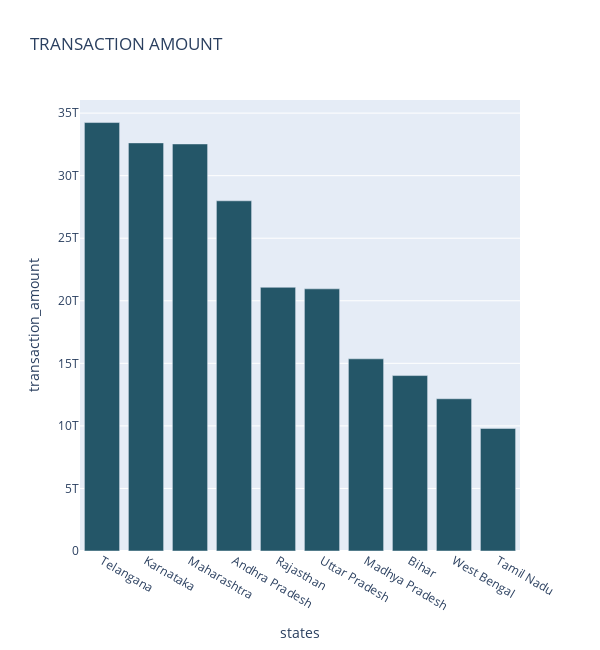
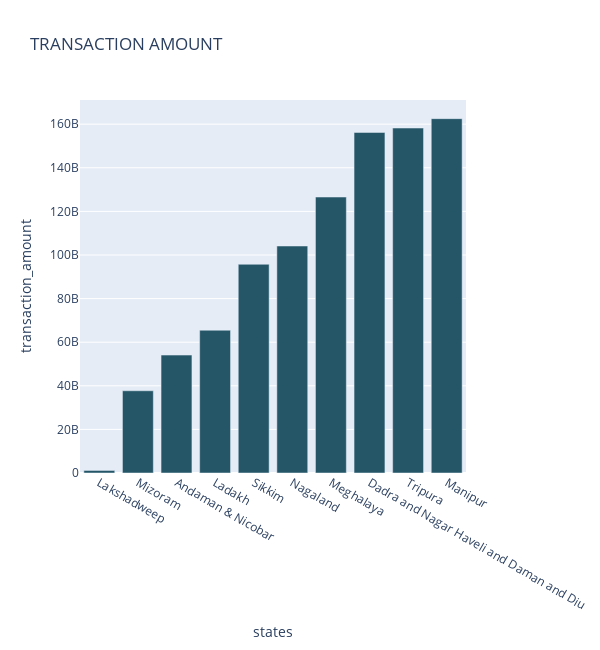
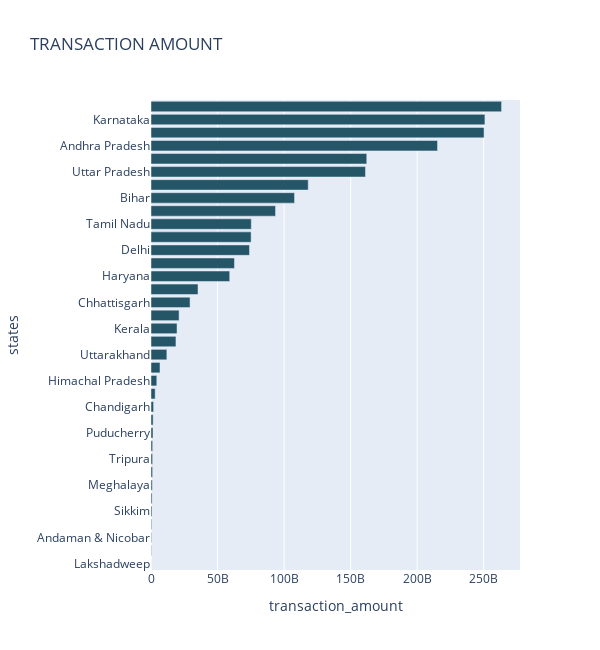

The notebook cell these images were saved under, in order:
### Markdown cell above
#### Top Chart

### Code cell
top_chart_transaction_amount("aggregated_transaction")

### Figure 1 — Plotly figure (JSON) as saved in the notebook; plotly's stock layout.template omitted (floating-point values rounded to 4 significant figures)
{"data": [{"alignmentgroup": "True", "hovertemplate": "<b>%{hovertext}</b><br><br>states=%{x}<br>transaction_amount=%{y}<extra></extra>", "hovertext": ["Telangana", "Karnataka", "Maharashtra", "Andhra Pradesh", "Rajasthan", "Uttar Pradesh", "Madhya Pradesh", "Bihar", "West Bengal", "Tamil Nadu"], "legendgroup": "", "marker": {"color": "rgb(36, 86, 104)", "pattern": {"shape": ""}}, "name": "", "offsetgroup": "", "orientation": "v", "showlegend": false, "textposition": "auto", "type": "bar", "x": ["Telangana", "Karnataka", "Maharashtra", "Andhra Pradesh", "Rajasthan", "Uttar Pradesh", "Madhya Pradesh", "Bihar", "West Bengal", "Tamil Nadu"], "xaxis": "x", "y": [34245588118063, 32619699403358, 32535898574942, 27990419278394, 21077928478951, 20953630457208, 15360891897650, 14022141395394, 12166420497773, 9797806552223], "yaxis": "y"}], "layout": {"barmode": "relative", "height": 650, "legend": {"tracegroupgap": 0}, "title": {"text": "TRANSACTION AMOUNT"}, "width": 600, "xaxis": {"anchor": "y", "domain": [0, 1], "title": {"text": "states"}}, "yaxis": {"anchor": "x", "domain": [0, 1], "title": {"text": "transaction_amount"}}}}

### Figure 2 — Plotly figure (JSON) as saved in the notebook; plotly's stock layout.template omitted (floating-point values rounded to 4 significant figures)
{"data": [{"alignmentgroup": "True", "hovertemplate": "<b>%{hovertext}</b><br><br>states=%{x}<br>transaction_amount=%{y}<extra></extra>", "hovertext": ["Lakshadweep", "Mizoram", "Andaman & Nicobar", "Ladakh", "Sikkim", "Nagaland", "Meghalaya", "Dadra and Nagar Haveli and Daman and Diu", "Tripura", "Manipur"], "legendgroup": "", "marker": {"color": "rgb(36, 86, 104)", "pattern": {"shape": ""}}, "name": "", "offsetgroup": "", "orientation": "v", "showlegend": false, "textposition": "auto", "type": "bar", "x": ["Lakshadweep", "Mizoram", "Andaman & Nicobar", "Ladakh", "Sikkim", "Nagaland", "Meghalaya", "Dadra and Nagar Haveli and Daman and Diu", "Tripura", "Manipur"], "xaxis": "x", "y": [1169156013, 37717052254, 54082663371, 65487332731, 95734471476, 104118177911, 126576017079, 156210004165, 158224656967, 162532409644], "yaxis": "y"}], "layout": {"barmode": "relative", "height": 650, "legend": {"tracegroupgap": 0}, "title": {"text": "TRANSACTION AMOUNT"}, "width": 600, "xaxis": {"anchor": "y", "domain": [0, 1], "title": {"text": "states"}}, "yaxis": {"anchor": "x", "domain": [0, 1], "title": {"text": "transaction_amount"}}}}

### Figure 3 — Plotly figure (JSON) as saved in the notebook; plotly's stock layout.template omitted (floating-point values rounded to 4 significant figures)
{"data": [{"alignmentgroup": "True", "hovertemplate": "<b>%{hovertext}</b><br><br>transaction_amount=%{x}<br>states=%{y}<extra></extra>", "hovertext": ["Lakshadweep", "Mizoram", "Andaman & Nicobar", "Ladakh", "Sikkim", "Nagaland", "Meghalaya", "Dadra and Nagar Haveli and Daman and Diu", "Tripura", "Manipur", "Puducherry", "Arunachal Pradesh", "Chandigarh", "Goa", "Himachal Pradesh", "Jammu & Kashmir", "Uttarakhand", "Punjab", "Kerala", "Assam", "Chhattisgarh", "Jharkhand", "Haryana", "Gujarat", "Delhi", "Odisha", "Tamil Nadu", "West Bengal", "Bihar", "Madhya Pradesh", "Uttar Pradesh", "Rajasthan", "Andhra Pradesh", "Maharashtra", "Karnataka", "Telangana"], "legendgroup": "", "marker": {"color": "rgb(36, 86, 104)", "pattern": {"shape": ""}}, "name": "", "offsetgroup": "", "orientation": "h", "showlegend": false, "textposition": "auto", "type": "bar", "x": [9429000.0, 290100000.0, 416000000.0, 503700000.0, 736400000.0, 800900000.0, 973700000.0, 1202000000.0, 1217000000.0, 1250000000.0, 1522000000.0, 1598000000.0, 1947276497, 3143000000.0, 4363000000.0, 6764000000.0, 11910000000.0, 18750000000.0, 19570000000.0, 21110000000.0, 29360000000.0, 35330000000.0, 59150000000.0, 62720000000.0, 74020000000.0, 75240000000.0, 75370000000.0, 93590000000.0, 107900000000.0, 118160706905, 161200000000.0, 162100000000.0, 215300000000.0, 250300000000.0, 250900000000.0, 263400000000.0], "xaxis": "x", "y": ["Lakshadweep", "Mizoram", "Andaman & Nicobar", "Ladakh", "Sikkim", "Nagaland", "Meghalaya", "Dadra and Nagar Haveli and Daman and Diu", "Tripura", "Manipur", "Puducherry", "Arunachal Pradesh", "Chandigarh", "Goa", "Himachal Pradesh", "Jammu & Kashmir", "Uttarakhand", "Punjab", "Kerala", "Assam", "Chhattisgarh", "Jharkhand", "Haryana", "Gujarat", "Delhi", "Odisha", "Tamil Nadu", "West Bengal", "Bihar", "Madhya Pradesh", "Uttar Pradesh", "Rajasthan", "Andhra Pradesh", "Maharashtra", "Karnataka", "Telangana"], "yaxis": "y"}], "layout": {"barmode": "relative", "height": 650, "legend": {"tracegroupgap": 0}, "title": {"text": "TRANSACTION AMOUNT"}, "width": 600, "xaxis": {"anchor": "y", "domain": [0, 1], "title": {"text": "transaction_amount"}}, "yaxis": {"anchor": "x", "domain": [0, 1], "title": {"text": "states"}}}}
